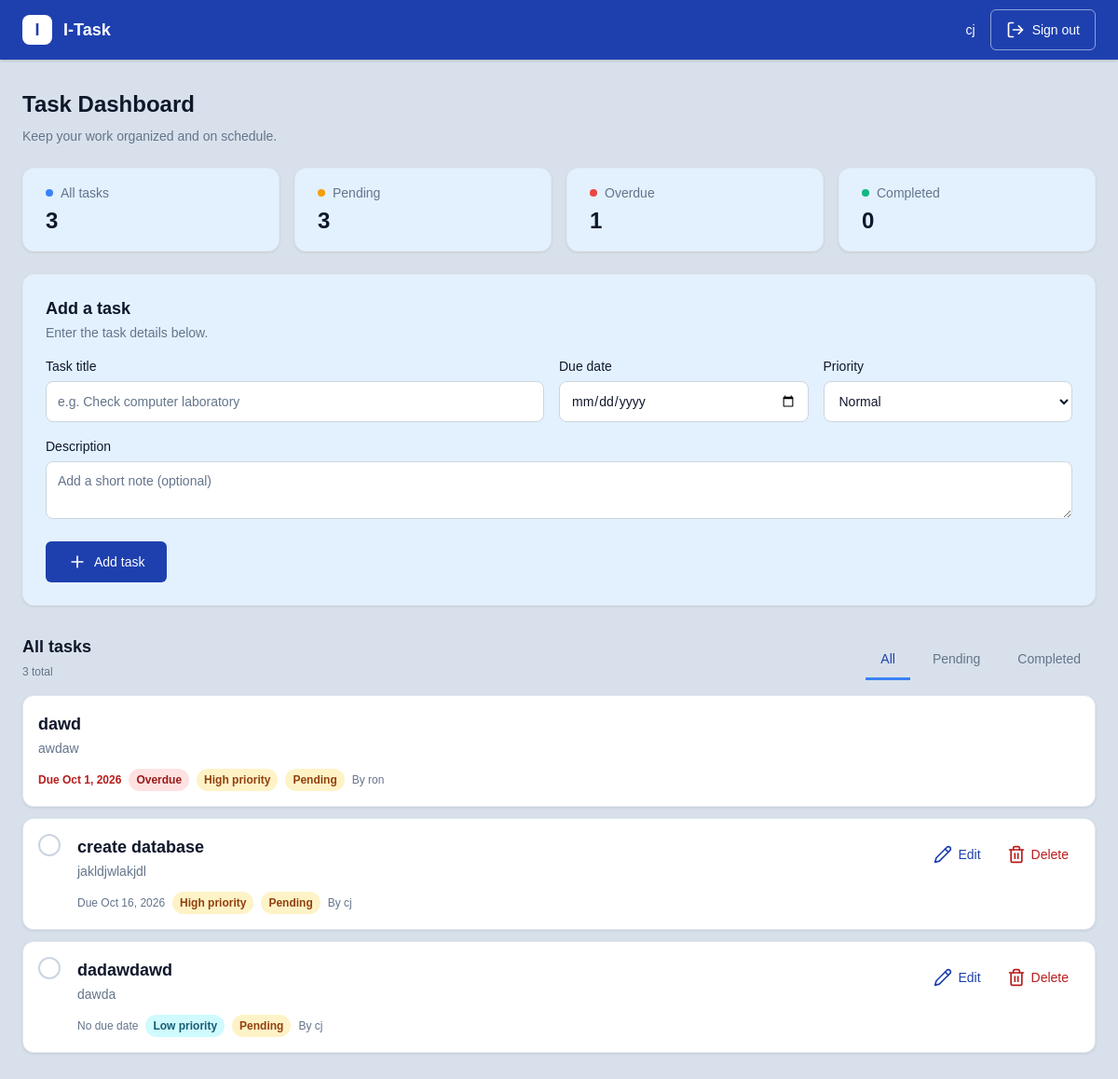
/dashboard.php (signed in), run on the app's committed database.
### tables this page shows
CREATE TABLE `tasks` (
  `id` int(10) UNSIGNED NOT NULL,
  `user_id` int(10) UNSIGNED NOT NULL,
  `title` varchar(160) NOT NULL,
  `description` text NOT NULL,
  `due_date` date DEFAULT NULL,
  `priority` enum('Low','Normal','High') NOT NULL DEFAULT 'Normal',
  `status` enum('todo','in_progress','done') NOT NULL DEFAULT 'todo',
  `created_at` timestamp NOT NULL DEFAULT current_timestamp(),
  `updated_at` timestamp NOT NULL DEFAULT current_timestamp() ON UPDATE current_timestamp()
);

CREATE TABLE `users` (
  `id` int(10) UNSIGNED NOT NULL,
  `name` varchar(100) NOT NULL,
  `email` varchar(190) NOT NULL,
  `password_hash` varchar(255) NOT NULL,
  `created_at` timestamp NOT NULL DEFAULT current_timestamp()
);

### dashboard.php (the view, shortened to what this page needs)
<?php
require "db.php";
require "icons.php";
$uid = $_SESSION["user_id"];
$statusLabels = ["todo" => "Pending", "in_progress" => "In progress", "done" => "Completed"];
$tasks = $pdo->query("SELECT tasks.*, users.name AS owner_name FROM tasks JOIN users ON users.id = tasks.user_id ORDER BY tasks.status='done', tasks.due_date IS NULL, tasks.due_date ASC, tasks.created_at DESC")->fetchAll();
$today = date("Y-m-d");
$isOverdue = fn($t) => $t["status"] !== "done" && $t["due_date"] && $t["due_date"] < $today;
$total = count($tasks);
$completed = count(array_filter($tasks, fn($t) => $t["status"] === "done"));
$pending = $total - $completed;
$overdue = count(array_filter($tasks, $isOverdue));
?>
<!DOCTYPE html>
<html lang="en"><head><meta charset="UTF-8"><meta name="viewport" content="width=device-width, initial-scale=1.0">
<title>Dashboard | I-Task</title><link rel="stylesheet" href="css/style.css"><script src="js/app.js" defer></script></head>
<body>
<header class="topbar"><a class="brand" href="dashboard.php"><span class="brand-mark">I</span> I-Task</a>
<div class="user-menu"><span class="user-name"><?= htmlspecialchars($_SESSION["name"]) ?></span><a class="logout" href="logout.php"><?= icon("log-out", 20) ?> Sign out</a></div></header>
<main class="container">
<div class="page-heading"><h1>Task Dashboard</h1><p class="muted">Keep your work organized and on schedule.</p></div>
<section class="stats" aria-label="Task summary">
<div class="stat-card"><span class="stat-label"><i class="dot"></i>All tasks</span><strong><?= $total ?></strong></div>
<div class="stat-card"><span class="stat-label"><i class="dot pending"></i>Pending</span><strong><?= $pending ?></strong></div>
<div class="stat-card"><span class="stat-label"><i class="dot overdue"></i>Overdue</span><strong><?= $overdue ?></strong></div>
<div class="stat-card"><span class="stat-label"><i class="dot done"></i>Completed</span><strong><?= $completed ?></strong></div>
</section>
<section class="panel">
<h2>Add a task</h2><p class="muted">Enter the task details below.</p>
<form method="post" class="task-form">
<div class="form-grid"><div class="field wide"><label for="addTitle">Task title</label><input id="addTitle" name="title" placeholder="e.g. Check computer laboratory" required></div>
<div class="field"><label for="addDue">Due date</label><input id="addDue" type="date" name="due_date"></div>
<div class="field"><label for="addPriority">Priority</label><select id="addPriority" name="priority"><option>Normal</option><option>High</option><option>Low</option></select></div>
<div class="field wide"><label for="addDesc">Description</label><textarea id="addDesc" name="description" rows="2" placeholder="Add a short note (optional)"></textarea></div></div>
<button class="btn" type="submit" data-loading="Adding task…"><?= icon("plus", 20) ?> Add task</button>
</form></section>
<section class="task-section"><div class="section-heading"><div><h2>All tasks</h2><span class="muted caption"><?= $total ?> total</span></div>
<div class="filters" role="group" aria-label="Filter tasks"><button type="button" class="filter-btn active" data-filter="all">All</button><button type="button" class="filter-btn" data-filter="pending">Pending</button><button type="button" class="filter-btn" data-filter="done">Completed</button></div></div>
<?php if (!$tasks): ?><div class="empty-state"><div class="empty-icon"><?= icon("check") ?></div><h3>No tasks yet</h3><p class="muted">Add your first task using the form above.</p></div>
<?php else: ?><div class="task-list">
<?php foreach ($tasks as $task):
    $done = $task["status"] === "done"; $late = $isOverdue($task); $mine = (int)$task["user_id"] === (int)$uid; ?>
<article class="task-card <?= $done ? "is-complete" : "" ?>" data-state="<?= $done ? "done" : "pending" ?>">
<div class="task-main"><?php if ($mine): ?><form method="post" class="inline-form"><button class="check-btn" title="<?= $done ? "Mark as pending" : "Mark as completed" ?>" aria-label="<?= $done ? "Mark as pending" : "Mark as completed" ?>"><span class="circle"></span></button></form><?php endif; ?>
<div class="task-content"><h3><?= htmlspecialchars($task["title"]) ?></h3><?php if ($task["description"]): ?><p><?= nl2br(htmlspecialchars($task["description"])) ?></p><?php endif; ?>
<div class="task-meta"><?php if ($task["due_date"]): ?><span class="due <?= $late ? "is-overdue" : "" ?>">Due <?= date("M j, Y", strtotime($task["due_date"])) ?></span><?php else: ?><span>No due date</span><?php endif; ?>
<?php if ($late): ?><span class="badge overdue">Overdue</span><?php endif; ?>
<span class="badge <?= strtolower($task["priority"]) ?>"><?= htmlspecialchars($task["priority"]) ?> priority</span><span class="badge status <?= $done ? "" : "pending" ?>"><?= htmlspecialchars($statusLabels[$task["status"]] ?? $task["status"]) ?></span><span>By <?= htmlspecialchars($task["owner_name"]) ?></span></div></div></div>
<?php if ($mine): ?><div class="task-actions"><button class="text-btn edit-btn" type="button" data-id="<?= $task["id"] ?>" data-title="<?= htmlspecialchars($task["title"], ENT_QUOTES) ?>" data-description="<?= htmlspecialchars($task["description"], ENT_QUOTES) ?>" data-due="<?= htmlspecialchars($task["due_date"] ?? "") ?>" data-priority="<?= htmlspecialchars($task["priority"]) ?>"><?= icon("pencil", 20) ?> Edit</button>
<form method="post" class="inline-form delete-form" data-title="<?= htmlspecialchars($task["title"], ENT_QUOTES) ?>"><button class="text-btn danger delete-btn" type="button"><?= icon("trash", 20) ?> Delete</button></form></div>
<?php endif; ?>
</article>
<?php endforeach; ?><p class="no-match" id="noMatch" hidden>No tasks in this view.</p></div><?php endif; ?></section>
</main>
</body></html>

### icons.php
<?php
function icon(string $name, int $size = 24): string {
    static $paths = [
        "plus"    => '<path d="M5 12h14"/><path d="M12 5v14"/>',
        "check"   => '<path d="M20 6 9 17l-5-5"/>',
        "pencil"  => '<path d="M17 3a2.85 2.83 0 1 1 4 4L7.5 20.5 2 22l1.5-5.5Z"/><path d="m15 5 4 4"/>',
        "trash"   => '<path d="M3 6h18"/><path d="M19 6v14c0 1-1 2-2 2H7c-1 0-2-1-2-2V6"/><path d="M8 6V4c0-1 1-2 2-2h4c1 0 2 1 2 2v2"/><line x1="10" x2="10" y1="11" y2="17"/><line x1="14" x2="14" y1="11" y2="17"/>',
        "log-out" => '<path d="M9 21H5a2 2 0 0 1-2-2V5a2 2 0 0 1 2-2h4"/><polyline points="16 17 21 12 16 7"/><line x1="21" x2="9" y1="12" y2="12"/>',
        "alert"   => '<path d="m21.73 18-8-14a2 2 0 0 0-3.48 0l-8 14A2 2 0 0 0 4 21h16a2 2 0 0 0 1.73-3"/><path d="M12 9v4"/><path d="M12 17h.01"/>',
        "circle-check" => '<circle cx="12" cy="12" r="10"/><path d="m9 12 2 2 4-4"/>',
        "circle-alert" => '<circle cx="12" cy="12" r="10"/><line x1="12" x2="12" y1="8" y2="12"/><line x1="12" x2="12.01" y1="16" y2="16"/>',
        "eye"     => '<path d="M2 12s3-7 10-7 10 7 10 7-3 7-10 7-10-7-10-7Z"/><circle cx="12" cy="12" r="3"/>',
        "eye-off" => '<path d="M9.88 9.88a3 3 0 1 0 4.24 4.24"/><path d="M10.73 5.08A10.43 10.43 0 0 1 12 5c7 0 10 7 10 7a13.16 13.16 0 0 1-1.67 2.68"/><path d="M6.61 6.61A13.526 13.526 0 0 0 2 12s3 7 10 7a9.74 9.74 0 0 0 5.39-1.61"/><line x1="2" x2="22" y1="2" y2="22"/>',
        "x"       => '<path d="M18 6 6 18"/><path d="m6 6 12 12"/>',
    ];
    return '<svg class="icon" xmlns="http://www.w3.org/2000/svg" width="' . $size . '" height="' . $size . '" viewBox="0 0 24 24" fill="none" stroke="currentColor" stroke-width="2" stroke-linecap="round" stroke-linejoin="round" aria-hidden="true" focusable="false">' . ($paths[$name] ?? "") . '</svg>';
}

### data on the page
tasks: title "dawd", description "awdaw", due_date "Oct 1, 2026", shows "Overdue", priority "High", status "Pending", user.name "ron"
tasks: title "create database", description "jakldjwlakjdl", due_date "Oct 16, 2026", priority "High", status "Pending", user.name "cj"
tasks: title "dadawdawd", description "dawda", shows "No due date", priority "Low", status "Pending", user.name "cj"

### other printed values
$_SESSION["name"] "cj"
$total "3"
$pending "3"
$overdue "1"
$completed "0"
